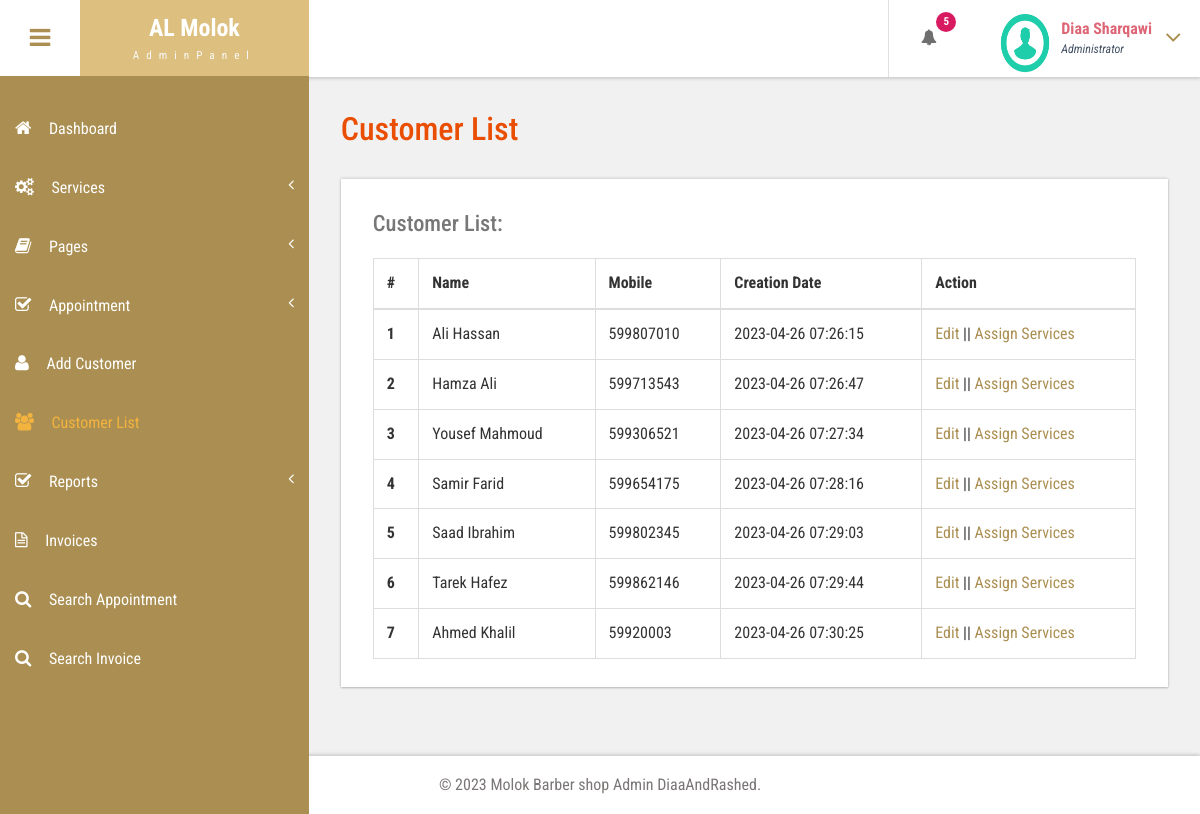
Screenshot of /DashBoard/customer-list.php (signed in) with the database file from the repository.
### tables this page shows
CREATE TABLE `tblcustomers` (
  `ID` int(10) NOT NULL,
  `Name` varchar(120) DEFAULT NULL,
  `Email` varchar(200) DEFAULT NULL,
  `MobileNumber` bigint(11) DEFAULT NULL,
  `Gender` enum('Female','Male','Transgender') DEFAULT NULL,
  `Details` mediumtext DEFAULT NULL,
  `CreationDate` timestamp NULL DEFAULT current_timestamp(),
  `UpdationDate` timestamp NULL DEFAULT NULL ON UPDATE current_timestamp()
);

### DashBoard/customer-list.php (the view, shortened to what this page needs)
<?php
include('includes/dbconnection.php');
if (strlen($_SESSION['bpmsaid']==0)) {
  header('location:logout.php');
  } else{
  ?>
<!DOCTYPE HTML>
<html>
<head>
<link href="css/bootstrap.css" rel='stylesheet' type='text/css' />
<link href="css/style.css" rel='stylesheet' type='text/css' />
<link href="css/font-awesome.css" rel="stylesheet">
<link href="css/animate.css" rel="stylesheet" type="text/css" media="all">
<link href="css/custom.css" rel="stylesheet">
</head>
<body class="cbp-spmenu-push">
	<div class="main-content">
		 <?php include_once('includes/sidebar.php');?>
		 <?php include_once('includes/header.php');?>
		<div id="page-wrapper">
			<div class="main-page">
				<div class="tables">
					<h3 class="title1">Customer List</h3>
					<div class="table-responsive bs-example widget-shadow">
						<h4>Customer List:</h4>
						<table class="table table-bordered"> <thead> <tr> <th>#</th> <th>Name</th> <th>Mobile</th> <th>Creation Date</th><th>Action</th> </tr> </thead> <tbody>
<?php
$ret=mysqli_query($con,"select *from  tblcustomers");
$cnt=1;
while ($row=mysqli_fetch_array($ret)) {
?>
						 <tr>
							 <th scope="row"><?php echo $cnt;?></th>
						  <td><?php  echo $row['Name'];?></td>
						  <td><?php  echo $row['MobileNumber'];?></td>
						  <td><?php  echo $row['CreationDate'];?></td>
						   <td><a href="edit-customer-detailed.php?editid=<?php echo $row['ID'];?>">Edit</a>
						    ||  <a href="add-customer-services.php?addid=<?php echo $row['ID'];?>">Assign Services</a>
							</td>
							 </tr>   <?php
$cnt=$cnt+1;
}?></tbody> </table>
					</div>
				</div>
			</div>
		</div>
		 <?php include_once('includes/footer.php');?>
	</div>
</body>
</html>
<?php }  ?>

### DashBoard/includes/header.php (shortened to what this page needs)
<div class="sticky-header header-section ">
      <div class="header-left">
        <button id="showLeftPush"><i class="fa fa-bars"></i></button>
        <div class="logo">
          <a href="../Home/index.php">
            <h1>AL Molok</h1>
            <span>AdminPanel</span>
          </a>
        </div>
        <div class="clearfix"> </div>
      </div>
      <div class="header-right">
        <div class="profile_details_left">
          <ul class="nofitications-dropdown">
            <?php
$ret1=mysqli_query($con,"select ID,Name from  tblappointment where Status=''");
$num=mysqli_num_rows($ret1);
?>
            <li class="dropdown head-dpdn">
              <a href="#" class="dropdown-toggle" data-toggle="dropdown" aria-expanded="false"><i class="fa fa-bell"></i><span class="badge blue"><?php echo $num;?></span></a>
            </li>
          </ul>
          <div class="clearfix"> </div>
        </div>
        <div class="profile_details">
        <?php
$adid=$_SESSION['bpmsaid'];
$ret=mysqli_query($con,"select AdminName from tbladmin where ID='$adid'");
$row=mysqli_fetch_array($ret);
$name=$row['AdminName'];
?>
          <ul>
            <li class="dropdown profile_details_drop">
              <a href="#" class="dropdown-toggle" data-toggle="dropdown" aria-expanded="false">
                <div class="profile_img">
                  <span class="prfil-img"><img src="images/download (1).png" alt="" width="50" height="60"> </span>
                  <div class="user-name">
                    <p><?php echo $name; ?></p>
                    <span>Administrator</span>
                  </div>
                  <i class="fa fa-angle-down lnr"></i>
                  <div class="clearfix"></div>
                </div>
              </a>
            </li>
          </ul>
        </div>
      </div>
      <div class="clearfix"> </div>
    </div>

### DashBoard/css/style.css (style rules this page uses)
h4, h5, h6, h1, h2, h3 { margin: 0; }
ul, ol { margin: 0; }
p { margin: 0; }
html, body { font-family: 'Roboto Condensed', sans-serif; font-size: 100%; overflow-x: hidden; background: #fff; }
body a { transition: 0.5s all ease; -webkit-transition: 0.5s all ease; -moz-transition: 0.5s all ease; -o-transition: 0.5s all ease; -ms-transition: 0.5s all ease; text-decoration:none; }
h1,h2,h3,h4,h5,h6 { margin:0; }
p { margin:0; }
ul,label { margin:0; padding:0; }
.main-content { position: relative; }
.sticky-header { position: fixed; top: 0; left:0px; width: 100%; z-index: 100; }
.header-section { background:#FFF; box-shadow: 1px 1px 4px rgba(0, 0, 0, 0.21); -webkit-box-shadow: 1px 1px 4px rgba(0, 0, 0, 0.21); -moz-box-shadow: 1px 1px 4px rgba(0, 0, 0, 0.21); -o-box-shadow: 1px 1px 4px rgba(0, 0, 0, 0.21); }
.header-section::after { clear: both; display: block; content: ''; }
.header-left { float: left; width: 45%; }
.header-right { float: right; }
button#showLeftPush { font-size: 1.5em; width: 80px; padding: 0.87em 0; text-align: center; cursor: pointer; float: left; color: #6F6F6F; -moz-transition: all 0.2s ease-out 0s; -webkit-transition: all 0.2s ease-out 0s; transition: all 0.2s ease-out 0s; border: none; background-color: #fff; outline:none; }
.cbp-spmenu-push { overflow-x: hidden; position: relative; }
.cbp-spmenu, .cbp-spmenu-push { -webkit-transition: all 0.3s ease; -moz-transition: all 0.3s ease; transition: all 0.3s ease; }
.cbp-spmenu-push div#page-wrapper { margin: 0 0 0 19.3em; transition:.5s all; -webkit-transition:.5s all; -moz-transition:.5s all; }
.fa { display: inline-block; font-family: FontAwesome; font-style: normal; font-weight: normal; line-height: 1; -webkit-font-smoothing: antialiased; -moz-osx-font-smoothing: grayscale; }
.logo { background: hwb(41 39% 16% / 0.82); text-align: center; float: left; }
.logo a { padding: 0.9em 3.3em .7em; display: block; text-decoration: none; }
.logo a h1 { color: #fff; font-size: 1.5em; line-height: 1.2em; font-weight: 700; }
.logo a span { color: #F8F8F8; font-size: .7em; text-align: center; letter-spacing: 7px; }
.profile_details_left { float: left; }
li.dropdown.head-dpdn { display: inline-block; padding: 1.7em 0; border-left: 1px solid #E0E0E0; float: left; }
li.dropdown.head-dpdn a.dropdown-toggle { padding: 1.7em 2em; }
i.fa.fa-bell { color:#6F6F6F; }
.header-right span.badge { font-size: 11px; font-weight: bold; color: #FFF; background: #8BC34A; line-height: 15px; width: 20px; height: 20px; border-radius: 2em; -webkit-border-radius: 2em; -moz-border-radius: 2em; -o-border-radius: 2em; text-align: center; display: inline-block; position: absolute; top: 16%; padding: 2px 0 0; }
.header-right span.blue { background-color:#D81B60; }
.profile_details { float: right; }
.profile_details_drop a.dropdown-toggle { display:block; padding: 0.8em 3em 0 2em; }
.profile_img span.prfil-img { float:left; }
.user-name { float:left; margin-top:8px; margin-left:11px; height:35px; }
.profile_details ul li { list-style-type:none; position:relative; }
.profile_details li a i.fa.lnr { position: absolute; top: 34%; right: 8%; color: #ab8f52; font-size: 1.6em; }
.user-name p { font-size:1em; color:#DD6777; line-height:1em; font-weight:700; }
.user-name span { font-size: .75em; font-style: italic; color: #424f63; font-weight: normal; margin-top: .3em; }
.widget-shadow { background-color: #fff; box-shadow: 0 -1px 3px rgba(0,0,0,.12),0 1px 2px rgba(0,0,0,.24); -webkit-box-shadow: 0 -1px 3px rgba(0,0,0,.12),0 1px 2px rgba(0,0,0,.24); -moz-box-shadow: 0 -1px 3px rgba(0,0,0,.12),0 1px 2px rgba(0,0,0,.24); }
h3.title1 { font-size: 2em; color: #e94e02; margin-bottom: 0.8em; }
.table > thead > tr > th, .table > tbody > tr > th, .table > tfoot > tr > th, .table > thead > tr > td, .table > tbody > tr > td, .table > tfoot > tr > td { border-top: none; }
.tables h4 { font-size: 1.4em; margin-bottom: 1em; color: #777777; }
.tables .panel-body ,.tables .bs-example { padding: 2em 2em 0.5em; }
.tables .table > thead > tr > th, .tables .table > tbody > tr > th, .tables .table > tfoot > tr > th, .tables .table > thead > tr > td, .tables .table > tbody > tr > td, .tables .table > tfoot > tr > td { padding: 13px; border-top: 1px solid #E0E0E0; }
.bs-example { margin-top: 2em; }

### DashBoard/css/custom.css (style rules this page uses)
#page-wrapper { padding:7em 2em 2.5em; background-color: #F1F1F1; }

### rows the page displays
tblcustomers: Name "Ali Hassan", MobileNumber "599807010", CreationDate "2023-04-26 07:26:15"
tblcustomers: Name "Hamza Ali", MobileNumber "599713543", CreationDate "2023-04-26 07:26:47"
tblcustomers: Name "Yousef Mahmoud", MobileNumber "599306521", CreationDate "2023-04-26 07:27:34"
tblcustomers: Name "Samir Farid", MobileNumber "599654175", CreationDate "2023-04-26 07:28:16"
tblcustomers: Name "Saad Ibrahim", MobileNumber "599802345", CreationDate "2023-04-26 07:29:03"
tblcustomers: Name "Tarek Hafez", MobileNumber "599862146", CreationDate "2023-04-26 07:29:44"
tblcustomers: Name "Ahmed Khalil", MobileNumber "59920003", CreationDate "2023-04-26 07:30:25"

### other values shown
$num "5"
$name "Diaa Sharqawi"
